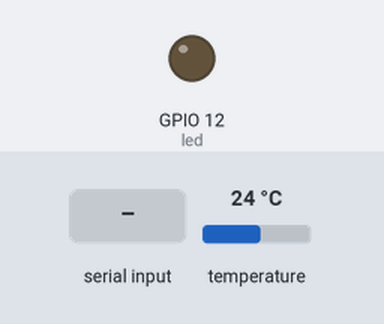
Bench run of a sketch on a simulated ESP32. On the bench: output pins drawn as LEDs (lit = HIGH). The test bench sets the inputs (shaded band); at power-on: temperature 24 °C. What the sketch prints to the serial monitor is not drawn.

Above: at 1.2 s.
1.3 s: "1" received over Serial
At 1.9 s:
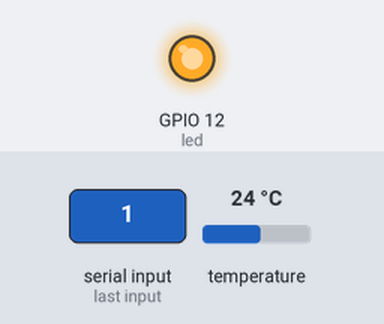
2.8 s: "2" received over Serial
At 3.1 s:
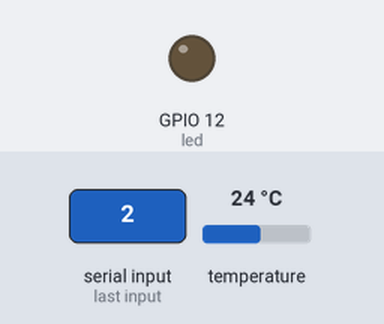
Timing chart, 0 to 5.8 s (numbered marks = the images above; inputs shaded):
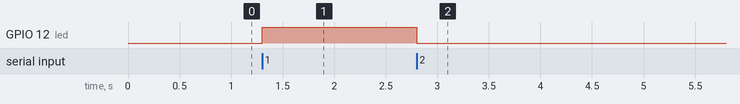

Measured:
- after the input at 1.3 s, GPIO 12 (led): LOW → HIGH at once
- after the input at 2.8 s, GPIO 12 (led): HIGH → LOW at once

The sketch:

Aplicacion_Bluetooth.ino
```cpp
/*
  Fundacion Kinal
    Centro educativo tecnico laboral Kinal
  Electronica
  Grado: Quinto
  Sección: A
  Curso: Taller de electronica digital y reparación de computadoras I
  ombre: Álvaro Anzueto Rodas
  Carnet: 2019373
  Proyecto: Comunicacion serial - Aplicación para encender o apagar un led y dar la temperatura
*/

//***Librerías
#include <DallasTemperature.h>//Para la sonda de temperatura
#include <OneWire.h>
#include <Ticker.h>//Para las interrupciones

//***Directivas de preprocesador
#define led 12   //led conectado al pin 13 del arduino
#define SerialBaudRate 9600 //velocidad de la comunicacion serial
#define Sensor_t 11 //sensor de temperatura

//***Funciones ISR
void ISR_Temp(); //Toma lectura de temperatura

//***Constructores
OneWire miWire(Sensor_t);//para la comunicación de un solo cable para el pin 3
DallasTemperature sensor_t(&miWire); //Declaro mi sensor de temperatura
Ticker ticker_temp(ISR_Temp, 10000);//cada diez segundos leerá el estado del pin 3 o sensor

void setup()
{
  Serial.begin(SerialBaudRate); //Inicializo la comunicacion serial a una velocidad de 9600 baudios.
  sensor_t.begin();//Inicio mi sensor de temperatura
  ticker_temp.start();

  pinMode(led, OUTPUT); //Pin 2 como salida
  digitalWrite(led, LOW); //Inicia con el led apagado
}

void loop()
{
  ticker_temp.update(); //Comienza a contar

  //Mientras tengo datos disponibles para leer por medio de la comunicacion serial
  if (Serial.available() > 0)
  {
 char inf_led = Serial.read(); //Declaro una variable tipo char para definir el estado del led


    if (inf_led == '2') { //Si el caracter es L, se apaga el led
      digitalWrite(led, LOW);
    }

    else if (inf_led == '1') { //Si el caracter es H, se enciende el led
      digitalWrite(led, HIGH);
    }
  }
}

//********************Funciones********************************
void ISR_Temp(void) { //para el sensor de temperatura
  sensor_t.requestTemperatures();//Saca lectura del sensor
  float temp = sensor_t.getTempCByIndex(0);//lo guarda en la variable
  Serial.println(temp);
}
```
